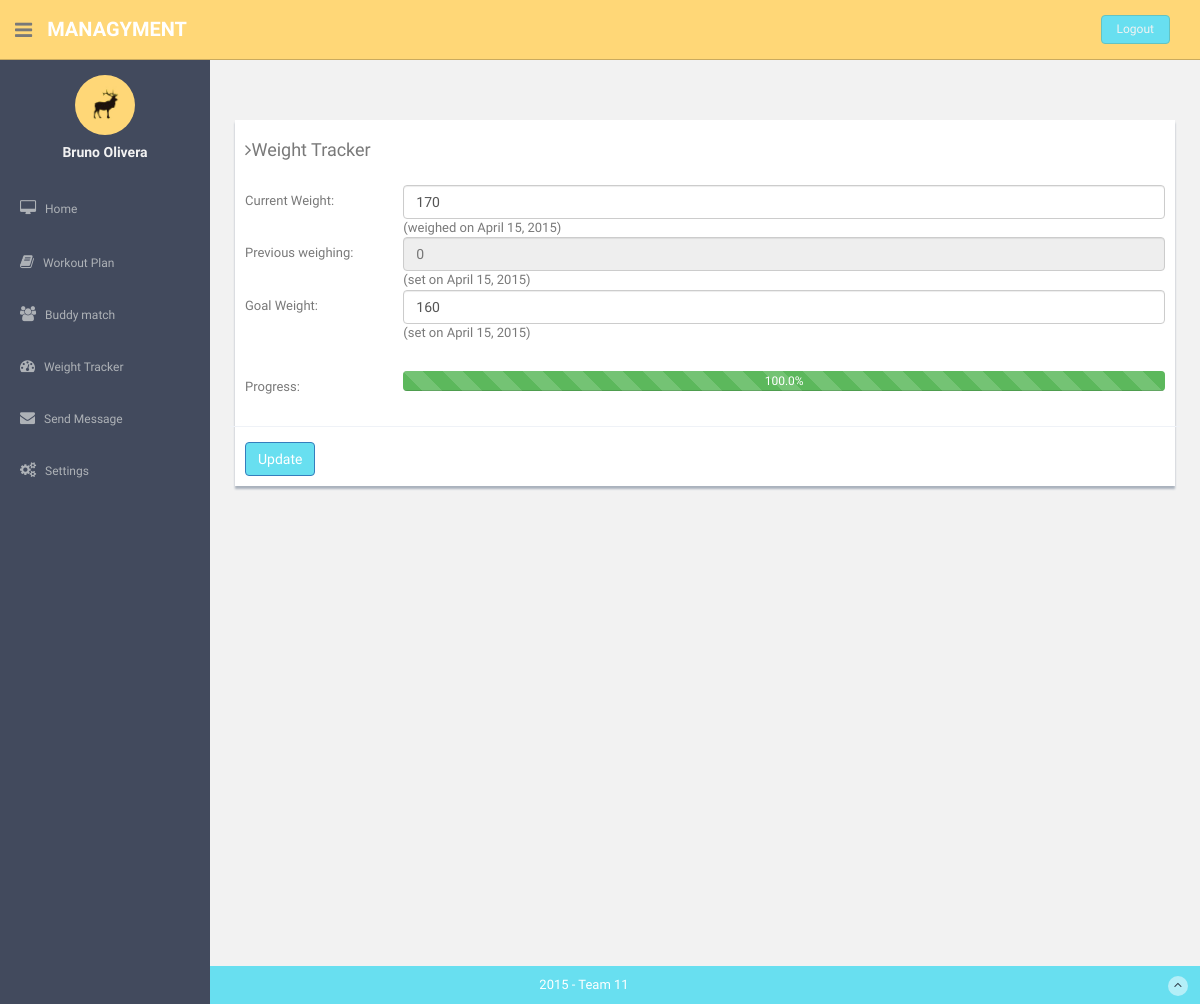
/tracker/ (signed in), run on an earlier commit of the app's database.
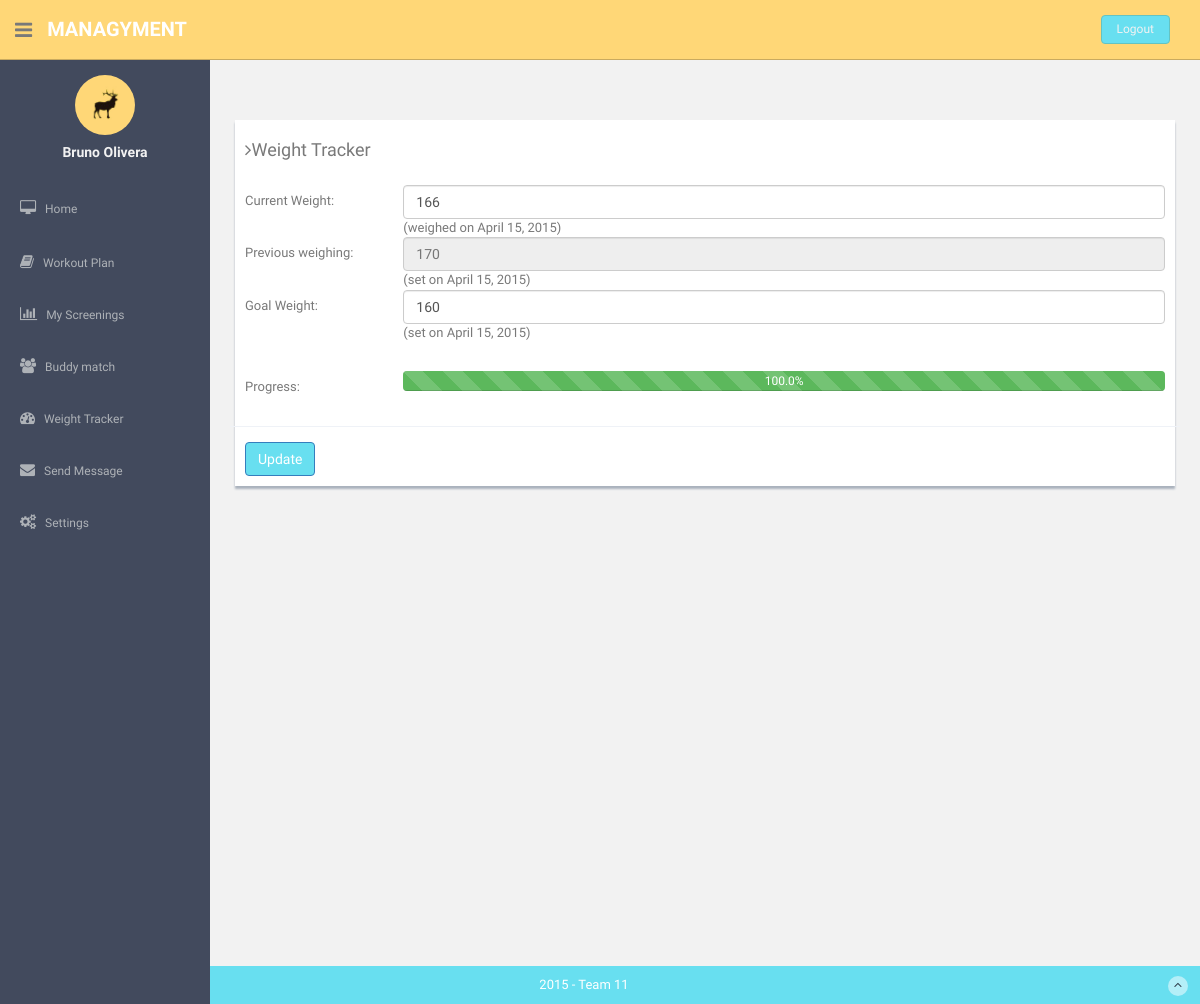
And on a later commit of the database.
### gym_app/models.py (models this page shows)
class Tracker(models.Model):
    startWeightDate = models.DateField(auto_now_add=True)
    startWeight = models.IntegerField(max_length=4, default=0)
    previousWeightDate = models.DateField(auto_now=True)
    previousWeight = models.IntegerField(max_length=4, default=0)
    currentWeightDate = models.DateField(auto_now=True)
    currentWeight = models.IntegerField(max_length=4, default=170)
    goalWeight = models.IntegerField(default=160, max_length=4)

### gym_app/views.py (the view, shortened to what this page needs)
# urls.py: url(r'^tracker/', tracker),
@login_required
@user_passes_test(lambda u: u.groups.filter(Q(name='regular') | Q(name='premium')).count() == 1, login_url='/permission_denied/')
def tracker(request):
    if request.user.is_superuser:
        group = 'admin';
    else:
        try:
            group = User.objects.get(username=request.user.username).groups.all()[0].name;
        except:
            group = 'none'
    user = User.objects.get(username = request.user.username)
    athlete = Athlete.objects.get(user = request.user)
    tracker = athlete.tracker
    progress=0
    result=0
    goal=0
    if tracker.goalWeight < tracker.startWeight: #lose weight goal
        goal = float(tracker.startWeight - tracker.goalWeight)
        result = float(tracker.startWeight - tracker.currentWeight)
    else:
        if tracker.goalWeight > tracker.startWeight: #gain weight goal
            goal = float(tracker.goalWeight - tracker.startWeight)
            result = float(tracker.currentWeight - tracker.startWeight)
    if goal == 0 or result > goal:
        progress = 100.0
    else:
        if result < 0:
            progress = 0.0
        else:
            progress = (result / goal) * 100.0
    progress = round(Decimal(progress), 1)
    tracker.save()
    context = {'tracker' : tracker, 'progress': progress, 'group': group}
    return render(request, 'gym_app/tracker.html', context)

### templates/gym_app/tracker.html (shortened to what this page needs)
{% extends 'base.html' %}
{% load staticfiles %}
{% block content%}
  <div class="row mt"><div class="col-lg-12"><div class="form-panel">
      <h4 class="mb"><i class="fa fa-angle-right"></i>Weight Tracker</h4>
      <form class="form-horizontal style-form" method="post" action="/tracker/"
          enctype="multipart/form-data">
          <div class="form-group">
            <label class="col-sm-2 col-sm-2 control-label">Current Weight: </label>
            <div class="col-lg-10">
                <input type="number" class="form-control" min=1 max=500 name="currentWeight" value={{tracker.currentWeight}} />  (weighed on {{tracker.currentWeightDate}})
            </div><br/><br/>
            <label class="col-sm-2 col-sm-2 control-label">Previous weighing: </label>
            <div class="col-lg-10"> <input class="form-control" id="disabledInput" placeholder= {{tracker.previousWeight}} disabled/> (set on {{tracker.previousWeightDate}})
            </div><br/><br/>
             <label class="col-sm-2 col-sm-2 control-label">Goal Weight: </label>
             <div class="col-lg-10">
             <input class="form-control" type="number" min=1 max=500 name="goalWeight" value={{tracker.goalWeight}} size="50" />  (set on {{tracker.currentWeightDate}})</div><p style= "visibility: hidden">{{tracker.currentWeightDate}}</p>
            <label class="col-sm-2 col-sm-2 control-label">Progress: </label>
             <div class="col-lg-10">
            <div class="progress">
              {%if progress >= 100 %}
                <div class="progress-bar progress-bar-striped progress-bar-success active" role="progressbar" aria-valuenow="60" aria-valuemin="0" aria-valuemax="200" style="width: {{progress}}%;">{{progress}}%
              {%else%}
                <div class="progress-bar progress-bar-striped progress-bar-danger active" role="progressbar" aria-valuenow="60" aria-valuemin="0" aria-valuemax="200" style="width: {{progress}}%;">{{progress}}%
                {%endif%}
            </div></div></div></div>
            <input type="submit" class="btn btn-primary" name="submit" value="Update" />
          </div>
</div></div></div>
{% endblock %}

### templates/base.html (shortened to what this page needs)
<!DOCTYPE html>
{% load staticfiles %}
<html lang="en">
  <head>
    <link href="{% static "css/bootstrap.css" %}" rel="stylesheet">
    <link href="{% static "font-awesome/css/font-awesome.css" %}" rel="stylesheet">
    <link href="{% static "css/zabuto_calendar.css" %}" rel="stylesheet">
    <link href="{% static "js/gritter/css/jquery.gritter.css" %}" rel="stylesheet">
    <link href="{% static "lineicons/style.css" %}" rel="stylesheet">
    <link href="{% static "css/style.css" %}" rel="stylesheet">
    <link href="{% static "css/style-responsive.css" %}" rel="stylesheet">
  </head>
  <body>
  <section id="container" >
      <header class="header black-bg">
              <div class="sidebar-toggle-box">
                  <div class="fa fa-bars tooltips" data-placement="right" data-original-title="Toggle Navigation"></div>
              </div>
            <a href="/index/" class="logo"><b>Managyment</b></a>
            {% if user.is_authenticated %}
            <div class="top-menu">
            	<ul class="nav pull-right top-menu">
                    <li><a class="logout" href="/logout/">Logout</a></li>
            	</ul>
            </div>
            {% endif %}
        </header>
      {% if user.is_authenticated %}
      <aside>
          <div id="sidebar"  class="nav-collapse ">
              <ul class="sidebar-menu" id="nav-accordion">
              	  <p class="centered"><a href="profile.html"><img src="{% static "img/ui-sam.jpg" %}" class="img-circle" width="60"></a></p>
              	  <h5 class="centered">{{ user.first_name }} {{ user.last_name }}</h5>
                  <li class="mt">
                      <a href="/index/">
                          <i class="fa fa-desktop"></i>
                          <span>Home</span>
                      </a>
                  </li>
                  {% if group == "regular" or group == "premium" %}
                  <li class="sub-menu">
                      <a href="javascript:;" >
                          <i class="fa fa-book"></i>
                          <span>Workout Plan</span>
                      </a>
                  </li>
                  {% endif %}
                  {% if group == "premium" or group == "regular" %}
                    {% if group == "premium" %}
                    <li class="sub-menu">
                      <a href="/screenings/" >
                          <i class="fa fa-bar-chart-o"></i>
                          <span>My Screenings</span>
                      </a>
                    </li>
                    {% endif %}
                    <li class="sub-menu">
                        <a href="/buddy_match/" >
                            <i class="fa fa-users"></i>
                            <span>Buddy match</span>
                        </a>
                    </li>
                    <li class="sub-menu">
                        <a href="/tracker/">
                            <i class="fa fa-tachometer"></i>
                            <span>Weight Tracker</span>
                        </a>
                    </li>
                  {% endif %}
                   <li class="sub-menu">
                      <a href="/members/" >
                          <i class="fa fa-envelope"></i>
                          <span>Send Message</span>
                      </a>
                  </li>
                  {% if group != "admin" %}
                     <li class="sub-menu">
                        <a href="javascript:;" >
                            <i class="fa fa-cogs"></i>
                            <span>Settings</span>
                        </a>
                      </li>
                  {% endif %}
              </ul>
          </div>
      </aside>
      {% endif %}
      <section id="main-content">
          <section class="wrapper site-min-height">
          	<div class="row mt">
          		<div class="col-lg-12">
          		{% block content %}
              {% endblock %}
          		</div>
		</section><! --/wrapper -->
      </section>
      <footer class="site-footer">
          <div class="text-center">
              2015 - Team 11
              <a href="" class="go-top">
                  <i class="fa fa-angle-up"></i>
              </a>
          </div>
      </footer>
  </section>
  </body>
</html>

### static/css/style.css (style rules this page uses)
body { color: #797979; background: #f2f2f2; font-family: 'Ruda', sans-serif; padding: 0px !important; margin: 0px !important; font-size:13px; }
ul li { list-style: none; }
a, a:hover, a:focus { text-decoration: none; outline: none; }
#container { width: 100%; height: 100%; }
.centered { text-align: center; }
.mt { margin-top: 25px; }
.mb { margin-bottom: 25px; }
ul.top-menu > li > .logout { color: #f2f2f2; font-size: 12px; border-radius: 4px; -webkit-border-radius: 4px; border: 1px solid #64c3c2 !important; padding: 5px 15px; margin-right: 15px; background: #68dff0; margin-top: 15px; }
#sidebar { width: 210px; height: 100%; position: fixed; background: #424a5d; }
#sidebar h5 { color: #f2f2f2; font-weight: 700; }
#sidebar ul li { position: relative; }
ul.sidebar-menu , ul.sidebar-menu li ul.sub { margin: -2px 0 0; padding: 0; }
ul.sidebar-menu { margin-top: 75px; }
ul.sidebar-menu li { margin-bottom: 5px; margin-left:10px; margin-right:10px; }
ul.sidebar-menu li.sub-menu { line-height: 15px; }
ul.sidebar-menu li a span { display: inline-block; }
ul.sidebar-menu li a { color: #aeb2b7; text-decoration: none; display: block; padding: 15px 0 15px 10px; font-size: 12px; outline: none; -webkit-transition: all 0.3s ease; -moz-transition: all 0.3s ease; -o-transition: all 0.3s ease; -ms-transition: all 0.3s ease; transition: all 0.3s ease; }
ul.sidebar-menu li a i { font-size: 15px; padding-right: 6px; }
#main-content { margin-left: 210px; }
.header, .footer { min-height: 60px; padding: 0 15px; }
.header { position: fixed; left: 0; right: 0; z-index: 1002; }
.black-bg { background: #ffd777; border-bottom: 1px solid #c9aa5f; }
.wrapper { display: inline-block; margin-top: 60px; padding-left: 15px; padding-right: 15px; padding-bottom: 15px; padding-top: 0px; width: 100%; }
a.logo { font-size: 20px; color: #ffffff; float: left; margin-top: 15px; text-transform: uppercase; }
a.logo b { font-weight: 900; }
#top_menu .nav > li, ul.top-menu > li { float: left; }
ul.top-menu > li > a { color: #666666; font-size: 16px; border-radius: 4px; -webkit-border-radius: 4px; border:1px solid #666666 !important; padding: 2px 6px; margin-right: 15px; }
.sidebar-toggle-box { float: left; padding-right: 15px; margin-top: 20px; }
.sidebar-toggle-box .fa-bars { cursor: pointer; display: inline-block; font-size: 20px; }
.form-panel { background: #ffffff; margin: 10px; padding: 10px; box-shadow: 0px 3px 2px #aab2bd; text-align: left; }
label { font-weight: 400; }
.form-horizontal.style-form .form-group { border-bottom: 1px solid #eff2f7; padding-bottom: 15px; margin-bottom: 15px; }
@media (min-width: 768px) { .form-horizontal .control-label { text-align: left; } }
.site-footer { background: #68dff0; color: #fff; padding: 10px 0; }
.go-top { margin-right: 1%; float: right; background: rgba(255,255,255,.5); width: 20px; height: 20px; border-radius: 50%; -webkit-border-radius: 50%; }
.go-top i { color: #2A3542; }
.site-min-height { min-height: 900px; }

What changed in the data, as far as the page shows it:
changed Tracker: currentWeight "170" → "166"; previousWeight "0" → "170"
Also different on the page:
text now shown: "My Screenings"
